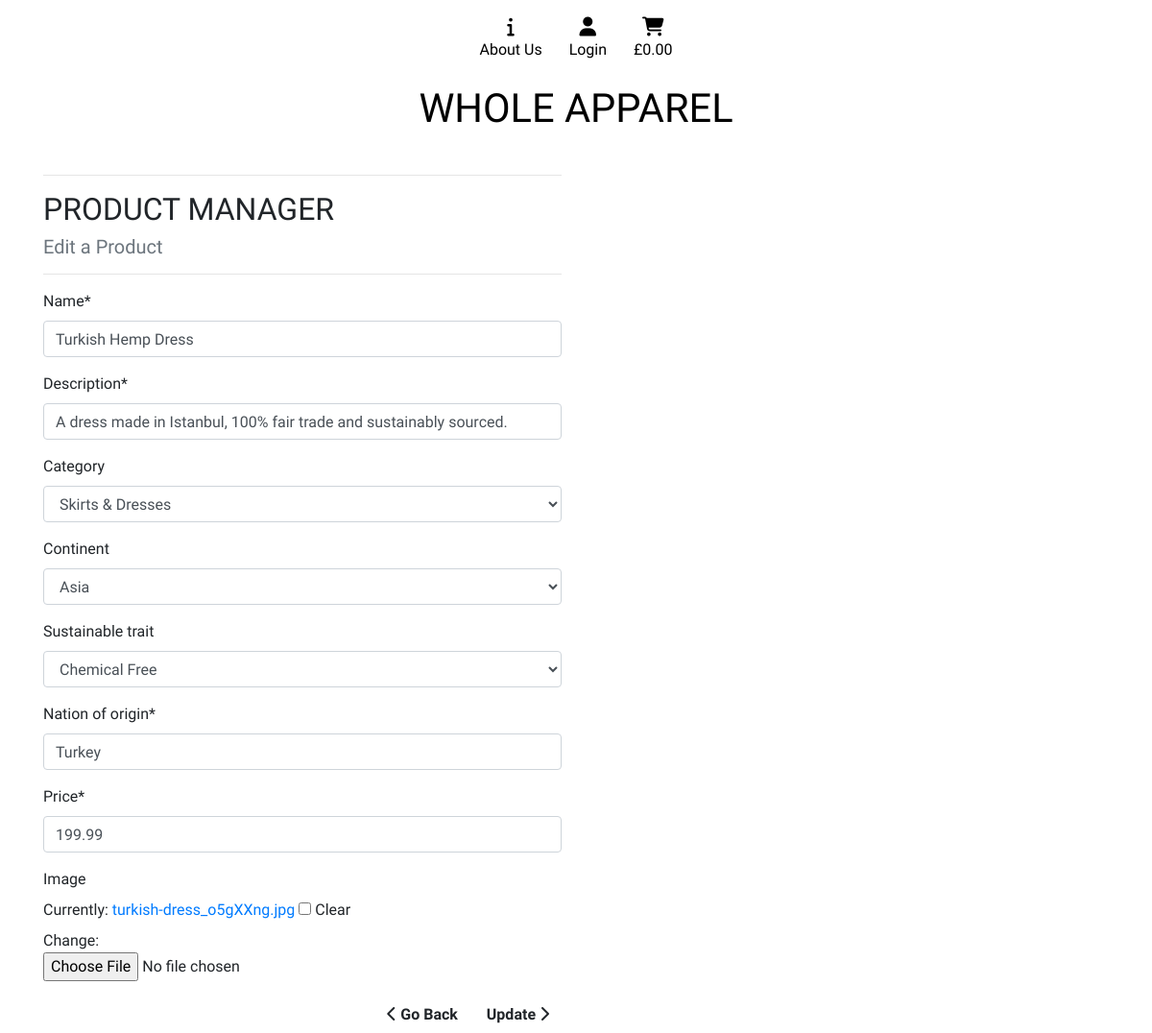
The app's page /products/edit/2/ with its own data.
### products/models.py (models this page shows, shortened)
class Product(models.Model):
    category = models.ForeignKey('Category', null=True,
                                 blank=True, on_delete=models.SET_NULL)
    continent = models.ForeignKey('Continent', null=True,
                                  blank=True, on_delete=models.SET_NULL)
    sustainable_trait = models.ForeignKey('SustainableTrait', null=True,
                                          blank=True,
                                          on_delete=models.SET_NULL)
    name = models.CharField(max_length=100)
    description = models.CharField(max_length=250)
    nation_of_origin = models.CharField(max_length=20)
    price = models.DecimalField(max_digits=6, decimal_places=2)
    image = models.ImageField(null=True, blank=True)

class Category(models.Model):
    class Meta:
        verbose_name_plural = 'Categories'
    name = models.CharField(max_length=100)
    def __str__(self):
        return self.name

class Continent(models.Model):
    class Meta:
        verbose_name_plural = 'Continents'
    name = models.CharField(max_length=100)
    def __str__(self):
        return self.name

### products/views.py (the view)
# urls.py: path('edit/<int:product_id>/', views.edit_product, name='edit_product'),
def edit_product(request, product_id):
    product = get_object_or_404(Product, pk=product_id)
    if request.method == 'POST':
        product_admin_form = ProductAdminForm(request.POST,
                                              request.FILES, instance=product)
        if product_admin_form.is_valid:
            product_admin_form.save()
            return redirect(reverse('get_product', args=[product.id]))
    else:
        product_admin_form = ProductAdminForm(instance=product)
    template = 'products/edit_product.html'
    context = {
        'product_admin_form': product_admin_form,
        'product': product,
    }
    return render(request, template, context)

### products/forms.py
class ProductAdminForm(forms.ModelForm):
    class Meta:
        fields = ('name', 'description', 'category', 'continent',
                  'sustainable_trait', 'nation_of_origin', 'price', 'image',)
        model = Product

### cart/contexts.py (called while the page is built, shortened)
def cart_contents(request):
    cart_items = []
    total = 0
    product_count = 0
    cart = request.session.get('cart', {})
    cart_plus_ship = total
    context = {
        'cart_items': cart_items,
        'total': total,
        'product_count': product_count,
        'cart_plus_ship': cart_plus_ship,
    }
    return context

### products/models.py (called while the page is built)
    def __str__(self):
        return self.name

### products/templates/products/edit_product.html (shortened to what this page needs)
{% extends "base.html" %} {% load static %}
{% block extra_css %}
<link rel="stylesheet" href="{% static 'checkout/css/checkout.css' %}" />
{% endblock %}
{% block content %}
<div class="container">
  <div class="row">
    <header class="col-12 col-md-6">
      <hr />
      <h2 class="logo-font">Product Manager</h2>
      <h5 class="text-muted">Edit a Product</h5>
      <hr />
    </header>
  </div>
  <div class="row">
    <section class="col-12 col-md-6">
      <form
        method="POST"
        action="{% url 'edit_product' product.id %}"
        class="form"
        enctype="multipart/form-data"
      >
        {{ product_admin_form | crispy }}
        <div class="text-right">
          <a
            href="{% url 'create_product' %}"
            class="btn btn-outline-black rounded-0"
          >
            <span class="icon">
              <i class="fas fa-chevron-left"></i>
            </span>
            <span class="font-weight-bold">Go Back</span>
          </a>
          <button id="submit-button" class="btn btn-black rounded-0">
            <span class="font-weight-bold">Update</span>
            <span class="icon">
              <i class="fas fa-chevron-right"></i>
            </span>
          </button>
        </div>
      </form>
    </section>
  </div>
</div>
{% endblock %}

### static/css/base.css (style rules this page uses)
html { height: 100%; }
body { height: calc(100vh - 164px); font-family: "Exo 2", sans-serif; }
.logo-font { text-transform: uppercase; }

### checkout/static/checkout/css/checkout.css (style rules this page uses)
select, select option { color: #000; }

### records on screen
Product: name "Turkish Hemp Dress", description "A dress made in Istanbul, 100% fair trade and sustainably sourced.", category "Skirts & Dresses", continent "Asia", sustainable_trait "Chemical Free", nation_of_origin "Turkey", price "199.99"
